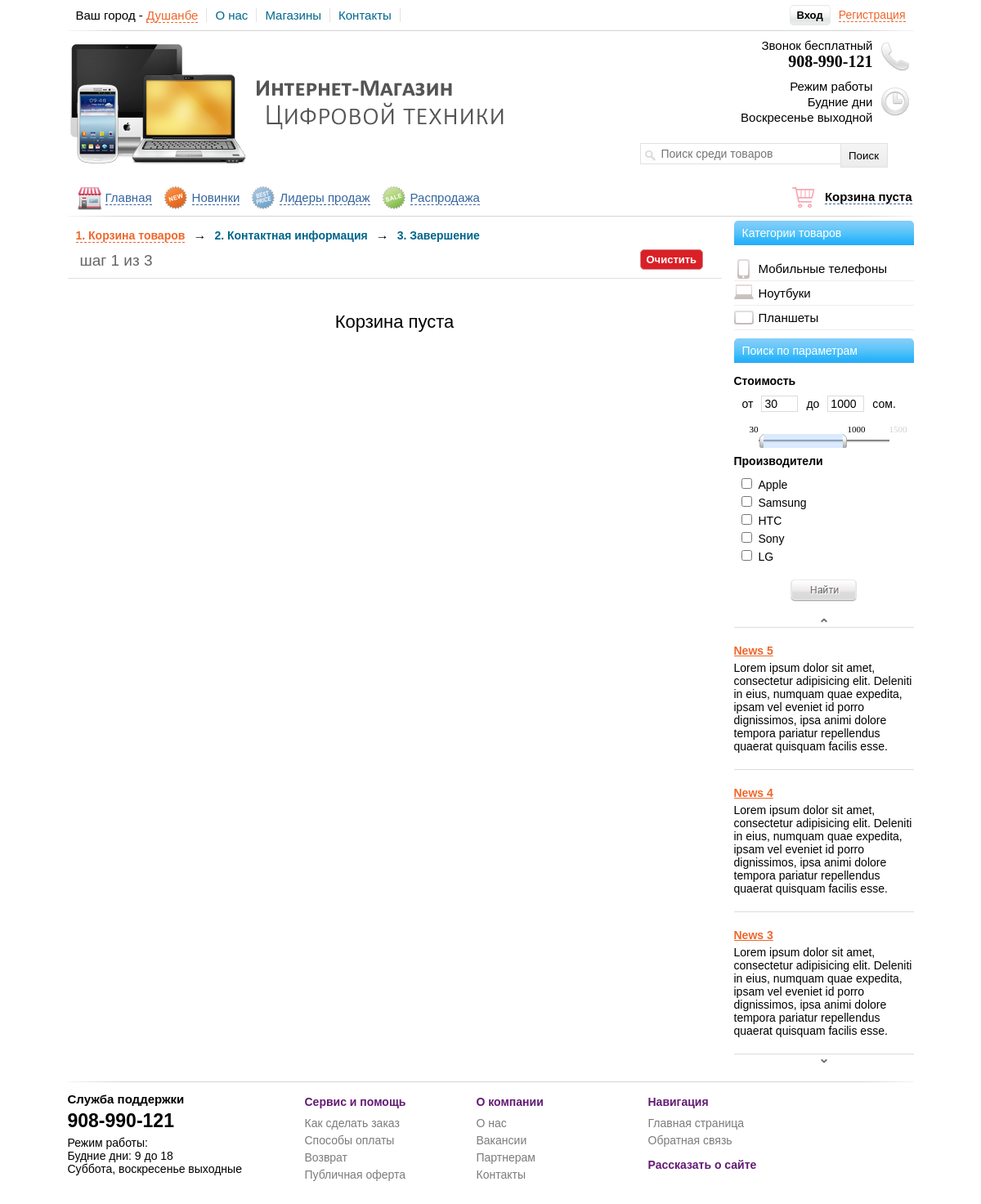
Page /cart.php on the earlier database version.
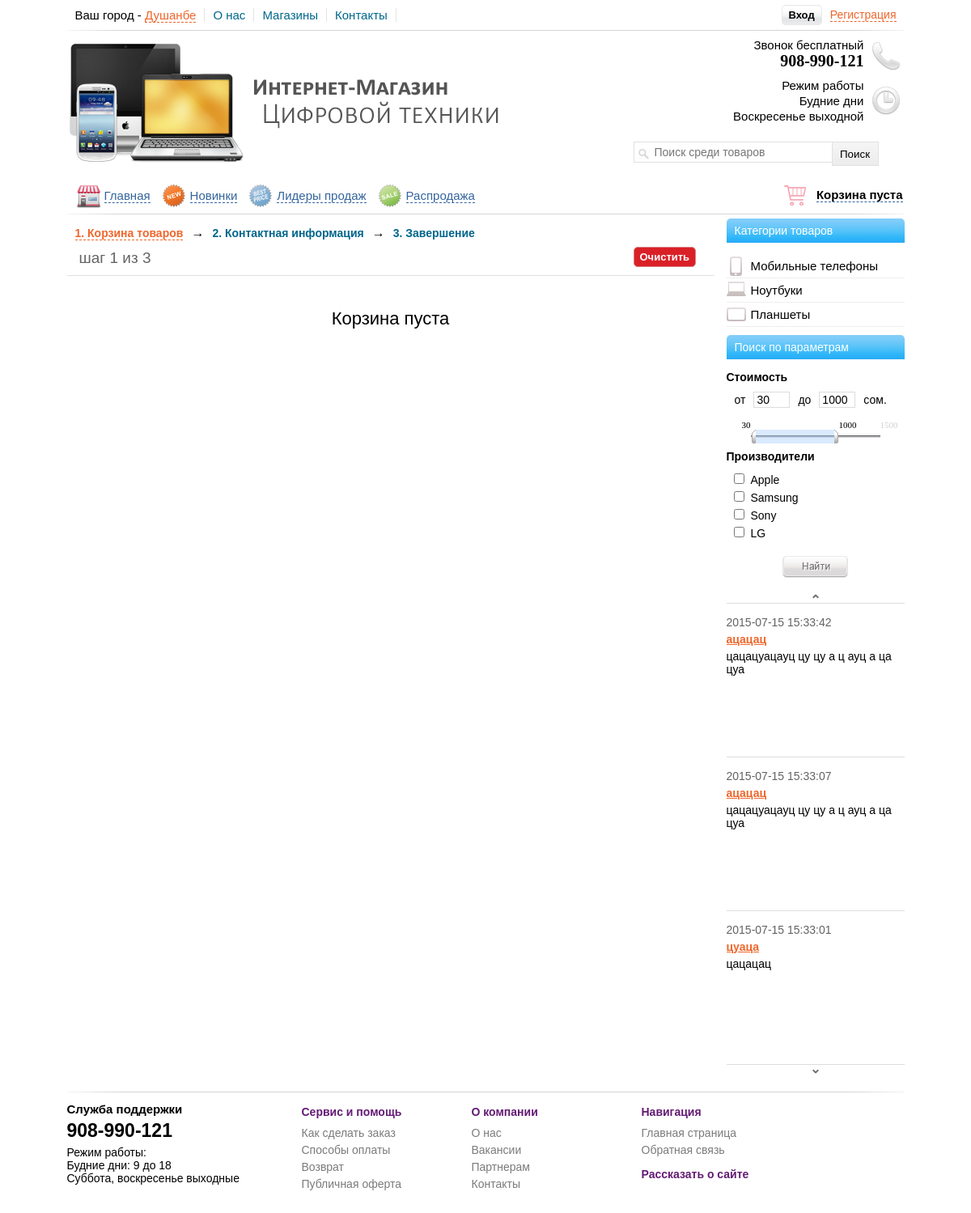
Same page on the later database version.
### tables this page shows
CREATE TABLE IF NOT EXISTS `category` (
  `id` int(11) NOT NULL AUTO_INCREMENT,
  `type` varchar(100) NOT NULL,
  `brand` varchar(50) NOT NULL,
  PRIMARY KEY (`id`)
);

CREATE TABLE IF NOT EXISTS `news` (
  `id` int(11) NOT NULL AUTO_INCREMENT,
  `title` varchar(255) NOT NULL,
  `text` text NOT NULL,
  `date` datetime NOT NULL,
  PRIMARY KEY (`id`)
);

### functions/functions.php (called while the page is built, shortened)
<?php
	function clear_string($cl_str)
	{
	$cl_str = strip_tags($cl_str);
	$cl_str = mysql_real_escape_string($cl_str);
	$cl_str = trim($cl_str);
	return $cl_str;
	}
 ?>

### include/block-category.php (the view, shortened to what this page needs)
<div id="block-category">
	<p class="header-title">Категории товаров</p>
	<ul>
		<li><a id="index1"><img src="/images/mobile-icon.gif" id="mobile-images">Мобильные телефоны</a>
		</li>
		<li><a id="index2"><img src="/images/book-icon.gif" id="book-images">Ноутбуки</a>
		</li>
				<li><a id="index3"><img src="/images/table-icon.gif" id="table-images">Планшеты</a>
		</li>
	</ul>
</div>

### cart.php (shortened to what this page needs)
<?php
	include("include/db_connect.php");
	include("functions/functions.php");
?>
<!DOCTYPE html">
<head>
	<link href="css/reset.css" rel="stylesheet">
	<link href="css/style.css" rel="stylesheet">
	<link href="trackbar/trackbar.css" rel="stylesheet">
</head>
<body>
<div id="block-body">
<?php
	include 'include/block-header.php';
?>
<div id="block-right">
<?php
	include 'include/block-category.php';
	include 'include/block-parameter.php';
	include 'include/block-news.php';
?>
</div>
<div id="block-content">
<?php
$action = clear_string($_GET["action"]);
  switch ($action) {
		default:
echo '
<div id="block-step">
		<div id="name-step">
			<ul>
				<li><a class="active" >1. Корзина товаров</a></li>
				<li><span>&rarr;</span></li>
				<li><a>2. Контактная информация</a></li>
				<li><span>&rarr;</span></li>
				<li><a>3. Завершение</a></li>
			</ul>
		</div>
	<p>шаг 1 из 3</p>
	<a href="cart.php?action=clear" >Очистить</a>
</div>
';
$result = mysql_query("SELECT * FROM cart,table_products WHERE cart.cart_ip = '{$_SERVER['REMOTE_ADDR']}' AND table_products.products_id = cart.cart_id_product",$link);
If (mysql_num_rows($result) > 0)
{
$row = mysql_fetch_array($result);
echo '
	<div id="header-list-cart">
		<div id="head1" >Изображение</div>
		<div id="head2" >Наименование товара</div>
		<div id="head3" >Кол-во</div>
		<div id="head4" >Цена</div>
	</div>
';
do
{
$int = $row["cart_price"] * $row["cart_count"];
$all_price = $all_price + $int;
if  (strlen($row["image"]) > 0 && file_exists("./upload_images/".$row["image"]))
{
$img_path = './upload_images/'.$row["image"];
$max_width = 100;
$max_height = 100;
 list($width, $height) = getimagesize($img_path);
$ratioh = $max_height/$height;
$ratiow = $max_width/$width;
$ratio = min($ratioh, $ratiow);
$width = intval($ratio*$width);
$height = intval($ratio*$height);
}else
{
$img_path = "/images/noimages.jpeg";
$width = 120;
$height = 105;
}
echo '
<div class="block-list-cart">
		<div class="img-cart">
			<p align="center"><img src="'.$img_path.'" width="'.$width.'" height="'.$height.'" /></p>
		</div>
		<div class="title-cart">
			<p><a href="">'.$row["title"].'</a></p>
			<p class="cart-mini-features">
			'.$row["mini_features"].'
			</p>
		</div>
		<div class="count-cart">
			<ul class="input-count-style">
				<li>
					<p align="center" iid="'.$row["cart_id"].'" class="count-minus">-</p>
				</li>
				<li>
					<p align="center"><input id="input-id'.$row["cart_id"].'" iid="'.$row["cart_id"].'" class="count-input" maxlength="3" type="text" value="'.$row["cart_count"].'" /></p>
				</li>
				<li>
					<p align="center" iid="'.$row["cart_id"].'" class="count-plus">+</p>
				</li>
			</ul>
		</div>
	<div id="tovar'.$row["cart_id"].'" class="price-product"><h5><span class="span-count" >'.$row["cart_count"].'</span> x <span>'.$row["cart_price"].'</span></h5><p price="'.$row["cart_price"].'" >'.group_numerals($int).' сом</p></div>
	<div class="delete-cart"><a  href="cart.php?id='.$row["cart_id"].'&action=delete" ><img src="/images/bsk_item_del.png" /></a></div>
	<div id="bottom-cart-line"></div>
</div>
';
}
 while ($row = mysql_fetch_array($result));
echo '
<h2 class="itog-price" align="right">Итого: <strong>'.group_numerals($all_price).'</strong> сом</h2>
<p align="right" class="button-next" ><a href="cart.php?action=confirm" >Далее</a></p>
';
}
else
{
	echo '<h3 id="clear-cart" align="center">Корзина пуста</h3>';
}
		break;
}
?>
</div>
<?php
	include 'include/block-footer.php';
?>
</div>
</body>
</html>

### include/block-header.php (shortened to what this page needs)
<div id="block-header">
	<div id="header-top-block">
		<ul id="header-top-menu">
			<li>Ваш город - <span>Душанбе</span></li>
			<li><a href="#">О нас</a></li>
			<li><a href="#">Магазины</a></li>
			<li><a href="feedback.php">Контакты</a></li>
		</ul>
<?php
	if ($_SESSION['auth'] == 'yes_auth')
	{
		echo '<p id="auth-user-info" align="right"><img src="/images/user.png">Здравствуйте, '.$_SESSION['auth_name'].'!</p>';
	}else
	{
		echo '<p id="reg-auth-title" align="right"><a class="top-auth">Вход</a><a href="registration.php">Регистрация</a></p>';
	}
?>
	</div>
	<div id="top-line"></div>
			<img id="img-logo" src="/images/logo.png">
				<div id="personal-info">
					<p align="right">Звонок бесплатный</p>
					<h3 align="right">908-990-121</h3>
						<img src="/images/phone-icon.png">
					<p align="right">Режим работы</p>
					<p align="right">Будние дни</p>
					<p align="right">Воскресенье выходной</p>
						<img src="/images/time-icon.png">
				</div>
		<div id="block-search">
			<form method="GET" action="search.php?q=">
				<span></span>
				<input type="text" id="input-search" name="q" placeholder="Поиск среди товаров">
				<input type="submit" id="button-search" value="Поиск">
			</form>
		</div>
</div>
<div id="top-menu">
	<ul>
		<li><img src="/images/shop.png"><a href="index.php">Главная</a></li>
		<li><img src="/images/new-32.png"><a href="view_aystopper.php?go=news">Новинки</a></li>
		<li><img src="/images/bestprice-32.png"><a href="view_aystopper.php?go=leaders">Лидеры продаж</a></li>
		<li><img src="/images/sale-32.png"><a href="view_aystopper.php?go=sale">Распродажа</a></li>
	</ul>
		<p align="right" id="block-basket"><img src="/images/cart-icon.png"><a href="cart.php?action=oneclick">Корзина пуста</a></p>
	<div id="nav-line"></div>
</div>

### include/block-parameter.php (shortened to what this page needs)
<div id="block-parameter">
	<p class="header-title">Поиск по параметрам</p>
		<p class="title-filter">Стоимость</p>
		<form method="GET" action="search_filter.php">
		<div id="block-input-price">
			<ul>
				<li><p>от</p></li>
				<li><input type="text" id="start-price" name="start_price" value="20"></li>
				<li><p>до</p></li>
				<li><input type="text" id="end-price" name="end_price" value="3000"></li>
				<li><p>сом.</p></li>
			</ul>
		</div>
		<div id="blocktrackbar"></div>
		<p class="title-filter">Производители</p>
		<ul class="checkboxbrand">
		<?php
			$result = mysql_query("SELECT * FROM category WHERE type = 'mobile'",$link);
				if (mysql_num_rows($result) > 0)
				{
					$row = mysql_fetch_array($result);
					do
					{
						$checked_brand = "";
						echo '<li><input '.$checked_brand.' type="checkbox" name="brand[]" value="'.$row["id"].'" id="checkbrand'.$row["id"].'"><label for="checkbrand'.$row["id"].'">'.$row["brand"].'</label></li>';
					}
					while ($row = mysql_fetch_array($result));
					}
		 ?>
		</ul>
		<center><input type="submit" name="submit" id="button-param-search" value=" "></center>
		</form>
</div>

### include/block-news.php (shortened to what this page needs)
<div id="block-news">
	<center><img src="/images/img-prev.png" id="news-prev"></center>
	<div id="newsticker">
		<ul>
<?php
	$result = mysql_query("SELECT * FROM news ORDER BY id DESC",$link);
		if (mysql_num_rows($result) > 0)
			{
				$row = mysql_fetch_array($result);
			do
			{
				echo '<li>
				<span>'.$row["date"].'</span>
				<a href="#">'.$row["title"].'</a>
				<p>'.$row["text"].'</p>
					</li>';
			}
			while ($row = mysql_fetch_array($result));
		}
?>
		</ul>
	</div>
	<center><img src="/images/img-next.png" id="news-next"></center>
</div>

### include/block-footer.php (shortened to what this page needs)
<div id="block-footer">
	<div id="bottom-line"></div>
	<div id="footer-phone">
		<h4>Служба поддержки</h4>
		<h3>908-990-121</h3>
		<p>Режим работы:<br/>
		Будние дни: 9 до 18<br/>
		Суббота, воскресенье выходные
		</p>
	</div>
	<div class="footer-list">
		<p>Сервис и помощь</p>
		<ul>
			<li><a href="">Как сделать заказ</a></li>
			<li><a href="">Способы оплаты</a></li>
			<li><a href="">Возврат</a></li>
			<li><a href="">Публичная оферта</a></li>
		</ul>
	</div>
	<div class="footer-list">
		<p>О компании</p>
		<ul>
			<li><a href="">О нас</a></li>
			<li><a href="">Вакансии</a></li>
			<li><a href="">Партнерам</a></li>
			<li><a href="feedback.php">Контакты</a></li>
		</ul>
	</div>
	<div class="footer-list">
		<p>Навигация</p>
		<ul>
			<li><a href="index.php">Главная страница</a></li>
			<li><a href="feedback.php">Обратная связь</a></li>
		</ul>
		<p>Рассказать о сайте</p>
</div>
</div>

Differences in the rows shown:
removed category: brand "HTC"
removed news: title "News 5", text "Lorem ipsum dolor sit amet, consectetur adipisicing elit. Deleniti in eius, numquam quae expedita, ipsam vel eveniet id porro dignissimos, ipsa animi dolore tempora pariatur repellendus quaerat quisquam facilis esse."
no longer on this page (row edited): news: title "News 4", text "Lorem ipsum dolor sit amet, consectetur adipisicing elit. Deleniti in eius, numquam quae expedita, ipsam vel eveniet id porro dignissimos, ipsa animi dolore tempora pariatur repellendus quaerat quisquam facilis esse."
no longer on this page (row edited): news: title "News 3", text "Lorem ipsum dolor sit amet, consectetur adipisicing elit. Deleniti in eius, numquam quae expedita, ipsam vel eveniet id porro dignissimos, ipsa animi dolore tempora pariatur repellendus quaerat quisquam facilis esse."
added news: date "2015-07-15 15:33:42", title "ацацац", text "цацацуацауц цу цу а ц ауц а ца цуа"
added news: date "2015-07-15 15:33:07", title "ацацац", text "цацацуацауц цу цу а ц ауц а ца цуа"
added news: date "2015-07-15 15:33:01", title "цуаца", text "цацацац"
